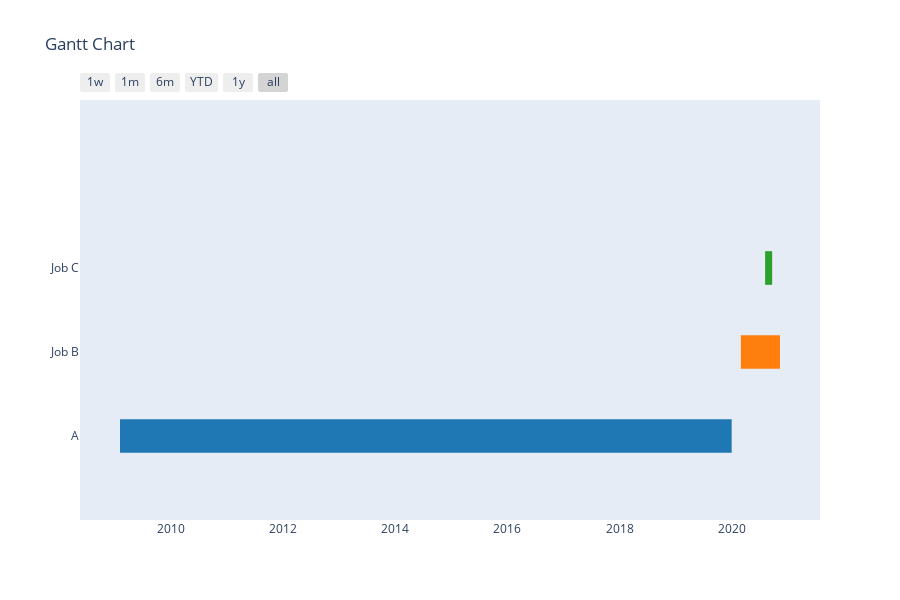

The cell this chart's notebook holds for it:
### Markdown cell above
# Biểu đồ thể hiện mức độ hoàn thiện công việc

### Code cell
import plotly.figure_factory as ff 
df = [dict(Task="A", Start='2020-01-01', Finish='2009-02-02'), 
    dict(Task="Job B", Start='2020-03-01', Finish='2020-11-11'), 
    dict(Task="Job C", Start='2020-08-06', Finish='2020-09-21')]

fig = ff.create_gantt(df)
fig.show()

### Figure 1 — Plotly figure (JSON) as saved in the notebook; plotly's stock layout.template omitted (floating-point values rounded to 4 significant figures)
{"data": [{"fill": "toself", "fillcolor": "rgb(255, 127, 14)", "hoverinfo": "name", "legendgroup": "rgb(255, 127, 14)", "mode": "none", "name": "Job B", "type": "scatter", "x": ["2020-03-01", "2020-11-11", "2020-11-11", "2020-03-01"], "y": [0.8, 0.8, 1.2, 1.2]}, {"fill": "toself", "fillcolor": "rgb(31, 119, 180)", "hoverinfo": "name", "legendgroup": "rgb(31, 119, 180)", "mode": "none", "name": "A", "type": "scatter", "x": ["2020-01-01", "2009-02-02", "2009-02-02", "2020-01-01"], "y": [-0.2, -0.2, 0.2, 0.2]}, {"fill": "toself", "fillcolor": "rgb(44, 160, 44)", "hoverinfo": "name", "legendgroup": "rgb(44, 160, 44)", "mode": "none", "name": "Job C", "type": "scatter", "x": ["2020-08-06", "2020-09-21", "2020-09-21", "2020-08-06"], "y": [1.8, 1.8, 2.2, 2.2]}, {"legendgroup": "rgb(255, 127, 14)", "marker": {"color": "rgb(255, 127, 14)", "opacity": 0, "size": 1}, "mode": "markers", "name": "", "showlegend": false, "text": [null, null], "type": "scatter", "x": ["2020-03-01", "2020-11-11"], "y": [1, 1]}, {"legendgroup": "rgb(31, 119, 180)", "marker": {"color": "rgb(31, 119, 180)", "opacity": 0, "size": 1}, "mode": "markers", "name": "", "showlegend": false, "text": [null, null], "type": "scatter", "x": ["2020-01-01", "2009-02-02"], "y": [0, 0]}, {"legendgroup": "rgb(44, 160, 44)", "marker": {"color": "rgb(44, 160, 44)", "opacity": 0, "size": 1}, "mode": "markers", "name": "", "showlegend": false, "text": [null, null], "type": "scatter", "x": ["2020-08-06", "2020-09-21"], "y": [2, 2]}], "layout": {"height": 600, "hovermode": "closest", "showlegend": false, "title": {"text": "Gantt Chart"}, "xaxis": {"rangeselector": {"buttons": [{"count": 7, "label": "1w", "step": "day", "stepmode": "backward"}, {"count": 1, "label": "1m", "step": "month", "stepmode": "backward"}, {"count": 6, "label": "6m", "step": "month", "stepmode": "backward"}, {"count": 1, "label": "YTD", "step": "year", "stepmode": "todate"}, {"count": 1, "label": "1y", "step": "year", "stepmode": "backward"}, {"step": "all"}]}, "showgrid": false, "type": "date", "zeroline": false}, "yaxis": {"autorange": false, "range": [-1, 4], "showgrid": false, "ticktext": ["A", "Job B", "Job C"], "tickvals": [0, 1, 2], "zeroline": false}}}
